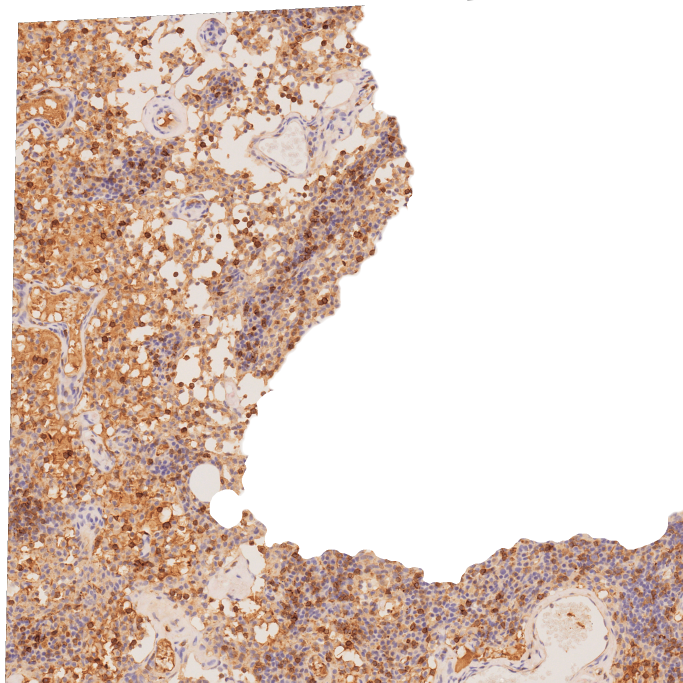
#> input picture data/membrane/IMAGES/r/real_3.png, 2048 x 2048 px (shown at 1/3 size); its folder holds 3 pictures in this run
$ python zoom5.py
#> lines starting #> are read from the running program, lines starting #| are printed output that depends on the picture; after the words box and inside, x2 and y2 are one past the last pixel; in counts of white or black regions, pixels touching at a corner belong together; pictures that were not available may be replaced by others from this repository, and a replacement may not be noted
import cv2
import imutils
import numpy as np
from skimage.metrics import structural_similarity

img_num = 3
# Load images
img1 = cv2.imread("data/membrane/IMAGES/r/real_{}.png".format(img_num))
#> img1 is the input picture: shape (2048, 2048, 3); mean B, G, R 194.5, 204.3, 222.8
img2 = cv2.imread("data/membrane/IMAGES/f/fake_{}.png".format(img_num))
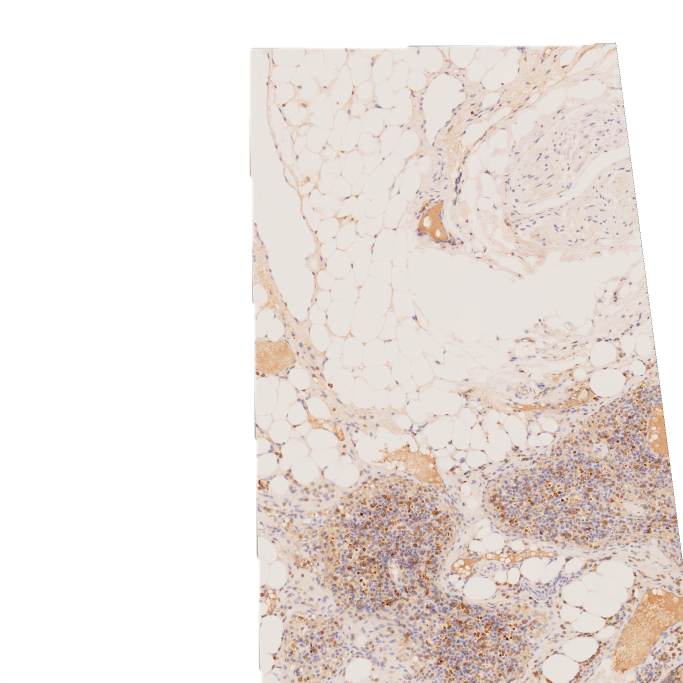
#> input picture data/membrane/IMAGES/r/real_1.png, 2048 x 2048 px, given in place of fake_3.png, which was not available (shown at 1/3 size)
#> img2 is the input picture: shape (2048, 2048, 3); mean B, G, R 223.7, 227.9, 235.9

g1 = cv2.cvtColor(img1, cv2.COLOR_BGR2GRAY)
g2 = cv2.cvtColor(img2, cv2.COLOR_BGR2GRAY)

(score, diff) = structural_similarity(g1,g2,full=True)
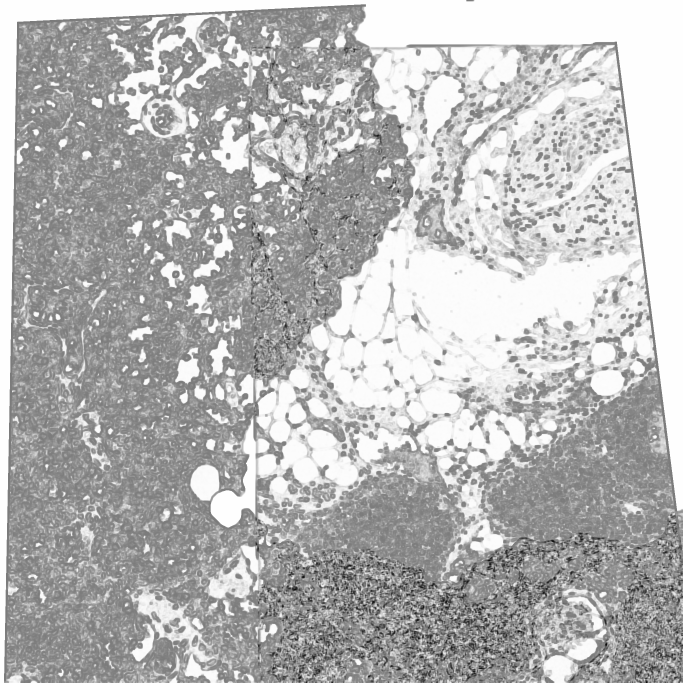
#> diff: shape (2048, 2048) float64 (shown at 1/3 size); min -0.921, max 1, mean 0.459; drawn with min black and max white
#> score = 0.457
print("Image Similarity: {:.4f}%".format(score * 100))
#| Image Similarity: 45.6947%
diff = (diff*255).astype("uint8")

_, thresh = cv2.threshold(diff, 20, 255, cv2.THRESH_BINARY_INV)
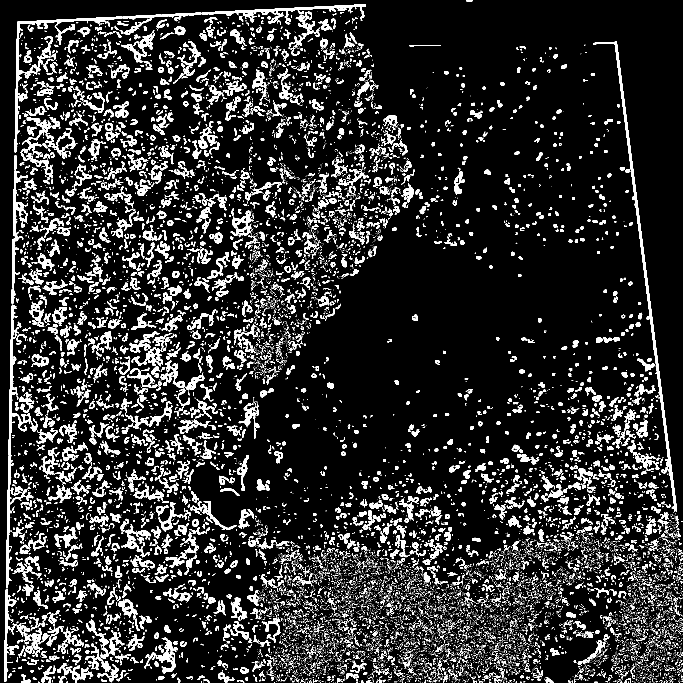
#> thresh: shape (2048, 2048) (shown at 1/3 size); 12.4% white; 18903 white regions (15367 under 20 px)

contours = cv2.findContours(thresh, cv2.RETR_EXTERNAL, cv2.CHAIN_APPROX_SIMPLE)[0]
#> contours = 18902 contours, 16257 with area under 20; largest, box (x1, y1, x2, y2) and area: (1780, 125, 2031, 1536) 9376, (18, 916, 79, 1765) 6527, (44, 50, 366, 458) 6310, (705, 13, 1097, 70) 4172, (36, 467, 84, 867) 3462
contours = [c for c in contours if cv2.contourArea(c) > 80]
#> contours = 1071 contours; largest, box (x1, y1, x2, y2) and area: (1780, 125, 2031, 1536) 9376, (18, 916, 79, 1765) 6527, (44, 50, 366, 458) 6310, (705, 13, 1097, 70) 4172, (36, 467, 84, 867) 3462

for c in contours:
    x,y,w,h = cv2.boundingRect(c)
    cv2.rectangle(img1, (x,y), (x+w, y+h), (0,0,255), 4)
    cv2.rectangle(img2, (x,y), (x+w, y+h), (0,0,255), 4)
    cv2.putText(img2, "Similarity: " + str(score), (10,60), cv2.FONT_HERSHEY_SIMPLEX, 2, (0,0,255), 5)
    # # Zoom in
    zoom1 = img1[y:y+h, x:x+w]
    zoom2 = img2[y:y+h, x:x+w]
    zoom1 = cv2.resize(zoom1, (w*3,h*3))
    zoom2 = cv2.resize(zoom2, (w*3,h*3))
    cv2.imshow("Zoomed real", zoom1)
    cv2.imshow("Zoomed fake", zoom2)
    cv2.moveWindow("Zoomed real", 500, 100)
    cv2.moveWindow("Zoomed fake", 800, 100)
    cv2.waitKey(0)
#> this loop made 1071 passes
#> (x, y, w, h) on passes 1 to 3: (1635, 2032, 25, 16), (474, 2029, 20, 11), (177, 2028, 21, 20)
#> pass 1, `zoom2 = cv2.resize(zoom2, (w*3,h*3))`:
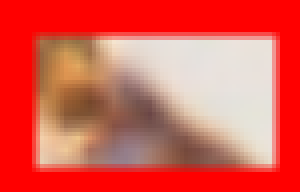
#> zoom2: shape (48, 75, 3) (shown 4 times larger); mean of channels 0, 1, 2 80.2, 90.9, 222.1; drawn as B, G, R
#> after the loop:
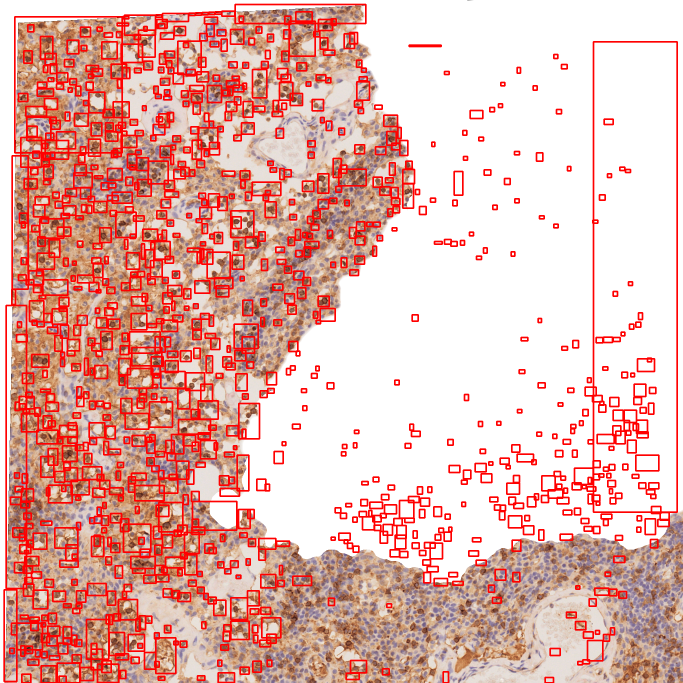
#> img1: shape (2048, 2048, 3) (shown at 1/3 size); mean B, G, R 172.5, 180.3, 228.2
#> after the loop:
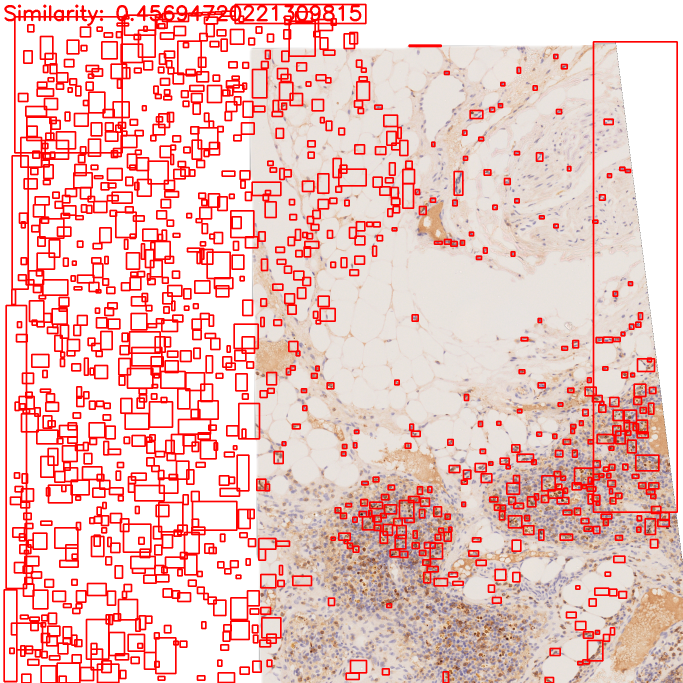
#> img2: shape (2048, 2048, 3) (shown at 1/3 size); mean B, G, R 192.6, 196.5, 237.5

# Show final images with differences
x = np.zeros((2048,10,3), np.uint8)
result = np.hstack((img1, x, img2))
cv2.imshow("Differences", cv2.resize(result, None, fx=0.35, fy=0.35))
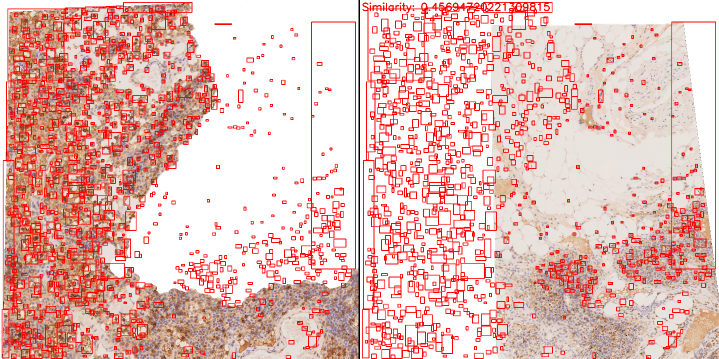
#> window 'Differences': shape (717, 1437, 3) (shown at 1/2 size); mean B, G, R 182.2, 188, 232.3

cv2.waitKey(0)
cv2.destroyAllWindows()
